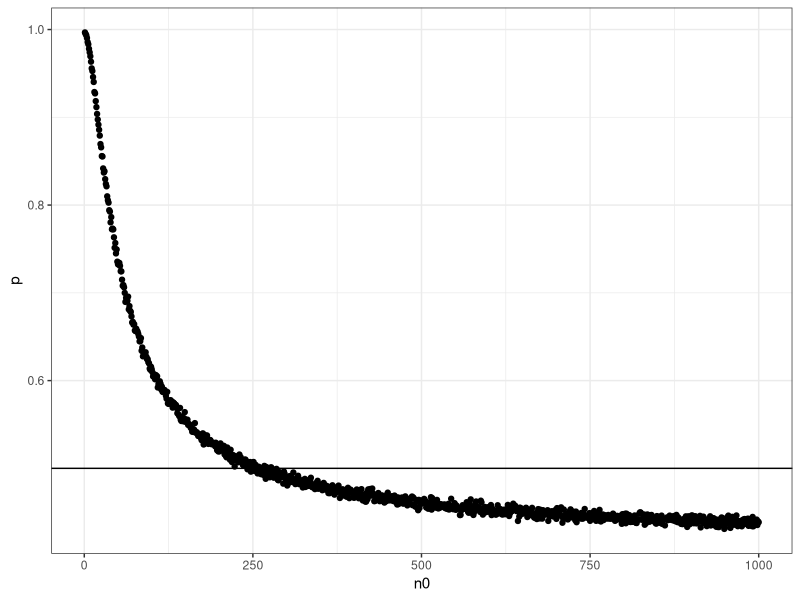
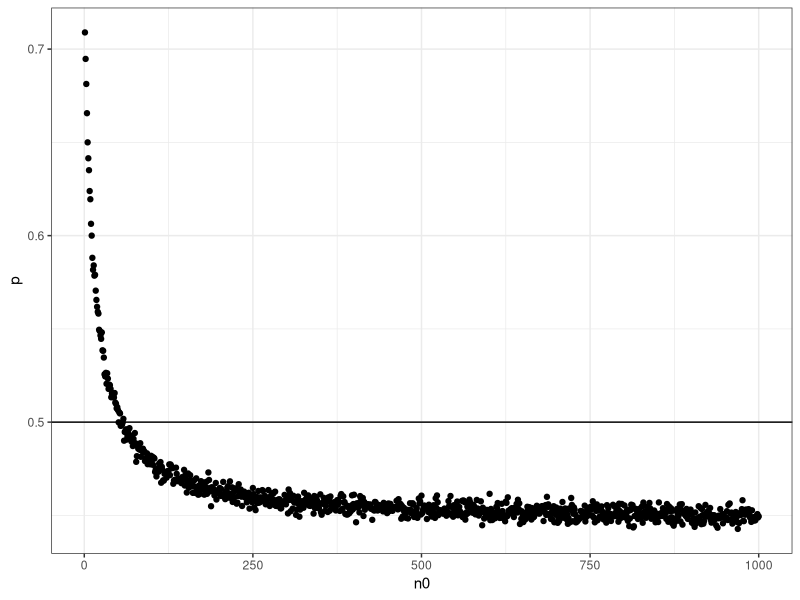
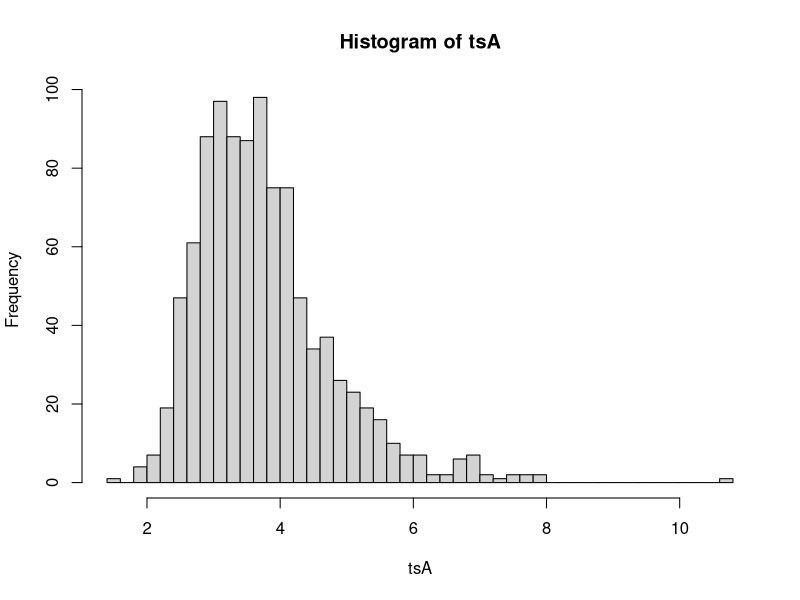
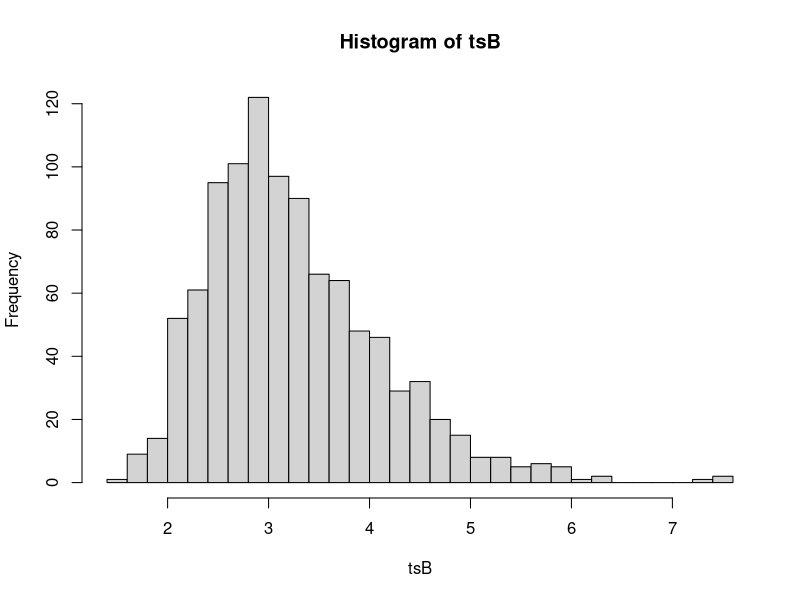
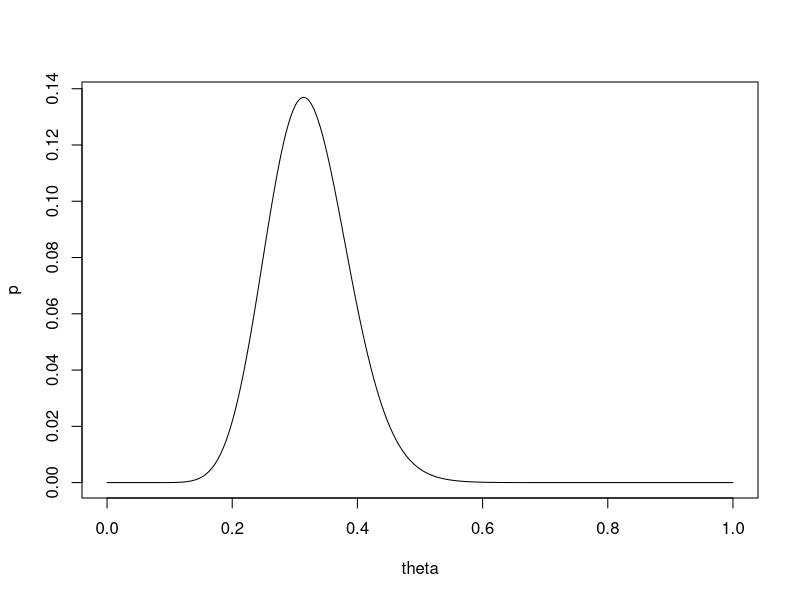

Recreate these plots in R, in order.
## ---- chunk 1
theta1<-c()
theta2<-c()
n=10000
set.seed(123)
for (i in 1:n) {
  theta1<-c(theta1,rbeta(1,63,39))
  theta2<-c(theta2,rbeta(1,29,23))
}
p<-(sum(theta1>theta2)/n)
p
## ---- chunk 2
set.seed(123)
n=100000
thetaA<-c(rgamma(n,237,20))
thetaB<-c(rgamma(n,123,14))
p<-(sum(thetaA>thetaB)/n)
p
## ---- chunk 3
n0=1000
n=20000
mA<-matrix(0,ncol = n0,nrow = n)
mB<-matrix(0,ncol = n0,nrow = n)

set.seed(124)
for (i in 1:n0) {
  thetaA<-c(rgamma(n,237,20))
  thetaB<-c(rgamma(n,111+12*i,13+i))
  mA[,i]<-thetaA
  mB[,i]<-thetaB
}
m<-mA>mB
p<-apply(m, 2, sum)/n
dt<-data.frame(p=p,n0=1:n0)
library(ggplot2)
ggplot(dt)+geom_point(aes(n0,p))+theme_bw()+geom_hline(yintercept = 0.5)
## ---- chunk 4
#repeat part (a)
set.seed(123)
n=100000
thetaA<-rgamma(n,237,20)
thetaB<-rgamma(n,123,14)
yA<-rpois(n,thetaA)
yB<-rpois(n,thetaB)
p<-(sum(yA>yB)/n)
p

#repeat part (b)
n0=1000
n=30000
mA<-matrix(0,ncol = n0,nrow = n)
mB<-matrix(0,ncol = n0,nrow = n)

set.seed(124)
for (i in 1:n0) {
  thetaA<-c(rgamma(n,237,20))
  thetaB<-c(rgamma(n,111+12*i,13+i))
  yA<-rpois(n,thetaA)
  yB<-rpois(n,thetaB)
  mA[,i]<-yA
  mB[,i]<-yB
}
m<-mA>mB
p<-apply(m, 2, sum)/n
dt<-data.frame(p=p,n0=1:n0)
ggplot(dt)+geom_point(aes(n0,p))+theme_bw()+geom_hline(yintercept = 0.5)
## ---- chunk 5
s=1000
nA=10
set.seed(125)
thetaA<-rgamma(s,237,20)
yA<-matrix(0,ncol=s,nrow = nA)

set.seed(125)
for (i in 1:s) {
  yA[,i]<-rpois(nA,thetaA[i])
}
mean<-apply(yA, 2, mean)
std<-apply(yA, 2, sd)
tsA<-mean/std
hist(tsA,nclass = 40)

y<-c(12,9, 12, 14, 13, 13, 15, 8, 15, 6)
tA<-mean(y)/sd(y)
tA

## ---- chunk 6
s=1000
nB=10
set.seed(125)
thetaB<-rgamma(s,123,14)
yB<-matrix(0,ncol=s,nrow = nB)

set.seed(125)
for (i in 1:s) {
  yB[,i]<-rpois(nB,thetaB[i])
}
mean<-apply(yB, 2, mean)
std<-apply(yB, 2, sd)
tsB<-mean/std
hist(tsB,nclass = 40)

y<-c(11,11,10,8,8,8,7,10,6,8,8,9,7)
tB<-mean(y)/sd(y)
tB
## ---- chunk 7
int=1e-4
theta<-seq(0,1,int)
p<-(0.75*dbeta(theta,2,8)+0.25*dbeta(theta,8,2))*choose(43,15)*(theta^15)*(1-theta)^28
plot(theta,p,type = 'l')

area<-int*p
cum_area<-area[1]
i=1
while ((cum_area/sum(area))<=0.025){
  i=i+1
  cum_area<-cum_area+area[i]
}
paste('2.5% quantile is',theta[i])

i=1
while ((cum_area/sum(area))<=0.975){
  i=i+1
  cum_area<-cum_area+area[i]
}
paste('97.5% quantile is',theta[i])
## ---- chunk 8
n=1000000
#p=3/4*(choose(43,15)*beta(17,36)/beta(2,8))*dbeta(theta,17,36)+(choose(43,15)*beta(23,30)/beta(2,8))*dbeta(theta,23,30)/4
set.seed(123)
head<-rbinom(1,n,3/4*(choose(43,15)*beta(17,36)/beta(2,8)))
q<-sort(c(rbeta(head,17,36),rbeta(n-head,23,30)))
paste('2.5% percentile is',q[0.025*n])
paste('97.5% percentile is',q[0.975*n])
